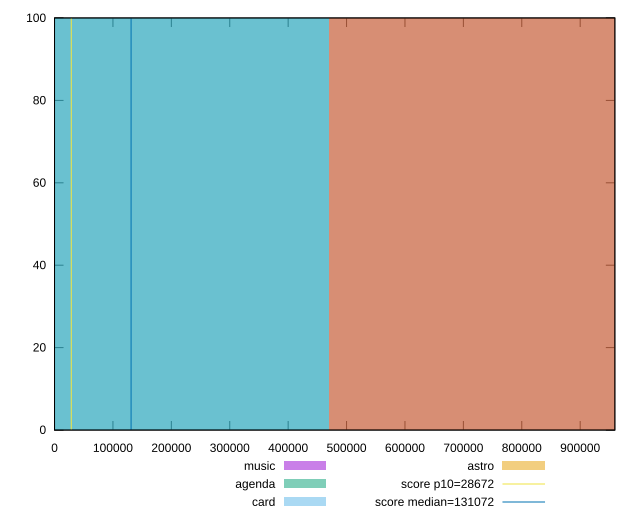

Here is the gnuplot script that generated this plot:
reset

$music <<EOF
940670.787575046 100
EOF

$agenda <<EOF
0 100
EOF

$card <<EOF
0 100
EOF

$astro <<EOF
940670.787575046 100
EOF

set key outside below
set boxwidth 940670.787575046
set xrange [0:959310.189888889]
set yrange [0:100]
set trange [0:100]
set style fill transparent solid 0.5 noborder

set parametric
set terminal svg size 640, 520 enhanced background rgb 'white'
set output "reports/report_00032_2021-02-25T10-28-15.087Z/uses-long-cache-ttl/comparison/histogram/all_raw.svg"

plot $music title "music" with boxes, \
     $agenda title "agenda" with boxes, \
     $card title "card" with boxes, \
     $astro title "astro" with boxes, \
     28672,t title "score p10=28672", \
     131072,t title "score median=131072"

reset
